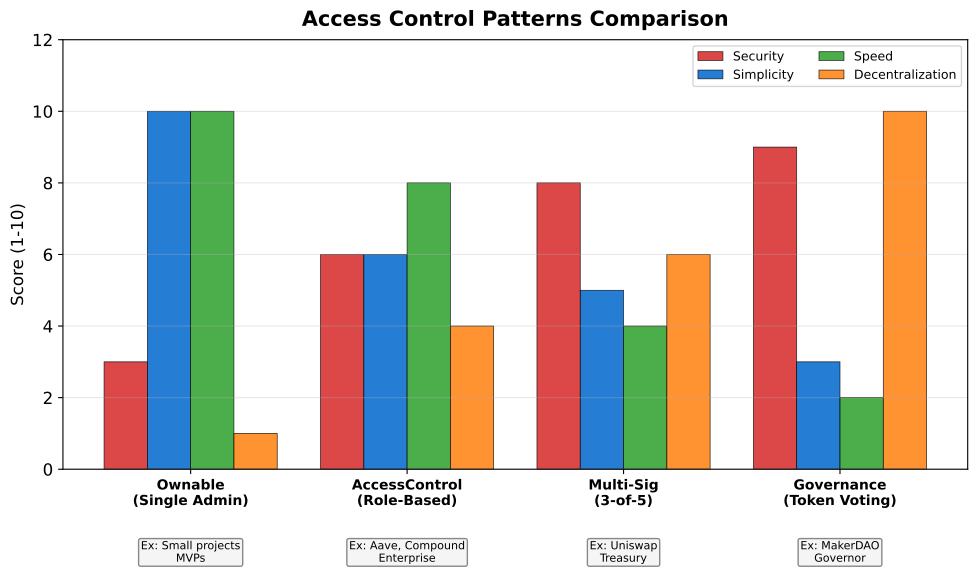

Generate this figure with Python:
"""
Access Control Patterns
Comparing Ownable, AccessControl, and Multi-sig
"""

import matplotlib.pyplot as plt
import numpy as np
from pathlib import Path

CHART_METADATA = {
    'title': 'Access Control Patterns',
    'url': 'https://github.com/Digital-AI-Finance/Blockchain_Crypto/tree/main/Module_B_Ethereum_Smart_Contracts/L19_Token_Lifecycle/charts/03_access_control_patterns'
}

plt.rcParams.update({
    'font.size': 14,
    'axes.labelsize': 14,
    'axes.titlesize': 16,
    'xtick.labelsize': 12,
    'ytick.labelsize': 12,
    'legend.fontsize': 12,
    'figure.figsize': (10, 6),
    'figure.dpi': 150
})

MLPURPLE = '#3333B2'
MLBLUE = '#0066CC'
MLORANGE = '#FF7F0E'
MLGREEN = '#2CA02C'
MLRED = '#D62728'

fig, ax = plt.subplots(figsize=(10, 6))

# Access control patterns
patterns = ['Ownable\n(Single Admin)', 'AccessControl\n(Role-Based)', 'Multi-Sig\n(3-of-5)', 'Governance\n(Token Voting)']

# Characteristics
characteristics = {
    'Security': [3, 6, 8, 9],
    'Simplicity': [10, 6, 5, 3],
    'Speed': [10, 8, 4, 2],
    'Decentralization': [1, 4, 6, 10],
}

x = np.arange(len(patterns))
width = 0.2
colors = [MLRED, MLBLUE, MLGREEN, MLORANGE]

for i, (char, values) in enumerate(characteristics.items()):
    bars = ax.bar(x + i * width - 0.3, values, width, label=char,
                  color=colors[i], edgecolor='black', linewidth=0.5, alpha=0.85)

ax.set_ylabel('Score (1-10)', fontsize=15)
ax.set_xticks(x)
ax.set_xticklabels(patterns, fontsize=14, fontweight='bold')
ax.set_ylim(0, 12)

ax.legend(loc='upper right', fontsize=14, ncol=2)
ax.grid(True, alpha=0.3, axis='y')

# Add examples
examples = ['Small projects\nMVPs', 'Aave, Compound\nEnterprise', 'Uniswap\nTreasury', 'MakerDAO\nGovernor']
for i, ex in enumerate(examples):
    ax.text(i, -2.0, f'Ex: {ex}', ha='center', fontsize=14, va='top',
            bbox=dict(boxstyle='round,pad=0.2', facecolor='#F5F5F5', edgecolor='#888'))

ax.set_title('Access Control Patterns Comparison', fontweight='bold', fontsize=15, pad=10)
plt.tight_layout()

output_path = Path(__file__).parent / 'chart.pdf'
plt.savefig(output_path, bbox_inches='tight', dpi=300)
print(f"Chart saved to: {output_path.absolute()}")
plt.close()
